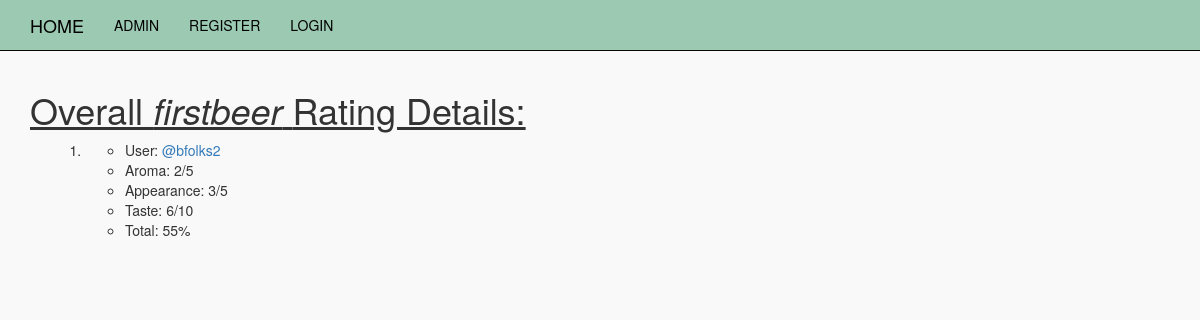
/mybeerapp/ratedetails/firstbeer/, run on an earlier commit of the app's database.
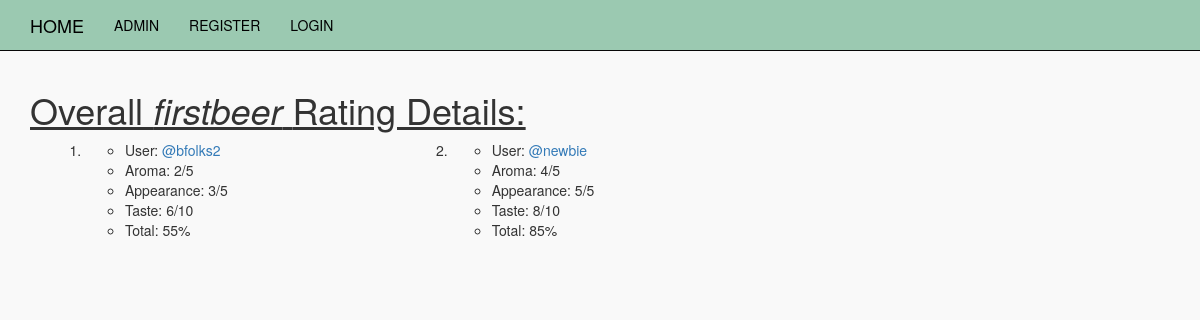
And on a later commit of the database.
### mybeerapp/models.py (models this page shows, shortened)
class Rating(models.Model):
    five_choices=(
        (1,'1/5'),
        (2,'2/5'),
        (3,'3/5'),
        (4,'4/5'),
        (5,'5/5'),
    )
    ten_choices=(
        (1,'1/10'),
        (2,'2/10'),
        (3,'3/10'),
        (4,'4/10'),
        (5,'5/10'),
        (6,'6/10'),
        (7,'7/10'),
        (8,'8/10'),
        (9,'9/10'),
        (10,'10/10'),
    )
    user=models.ForeignKey(User, related_name='user_ratings', default=1)
    beer=models.ForeignKey(Beer, related_name='ratings')
    aroma=models.PositiveIntegerField(choices=five_choices)
    appearance=models.PositiveIntegerField(choices=five_choices)
    taste=models.PositiveIntegerField(choices=ten_choices) #taste is weighted
    def _get_average(self):
        return round(((self.aroma + self.appearance + self.taste)/20)*100)
    average = property(_get_average)

### mybeerapp/views.py (the view)
# urls.py: url(r'^ratedetails/(?P<slug>[-\w]+)/$', views.rating_details, name='rating_details'),
def rating_details(request, slug):
    beer = get_object_or_404(Beer, slug=slug)
    return render(request, 'mybeerapp/ratingdetails.html',{'beer':beer})

### mybeerapp/templates/mybeerapp/ratingdetails.html
{% extends 'base.html' %}
{% block content %}
  <div class="beer_css">
    <h1><u>Overall <em>{{beer.name}}</em> Rating Details:</u></h1>
    <ol>
      {% for rating in beer.ratings.all %}
        <div class="col-md-4 col-xs-6">
          <li>
            <ul>
              <li>User: <a href="{% url 'mybeerapp:user_beerlist' username=rating.user.username %}">@{{rating.user}}</a></li>
              <li>Aroma: {{rating.aroma}}/5</li>
              <li>Appearance: {{rating.appearance}}/5</li>
              <li>Taste: {{rating.taste}}/10</li>
              <li>Total: {{rating.average}}%</li>
            </ul>
          </li>
        </div>
      {% endfor %}
    </ol>
  </div>
{% endblock %}

What changed in the data, as far as the page shows it:
added Rating: user "newbie", aroma "4", appearance "5", taste "8", average "85"
